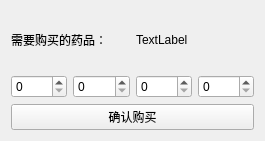
<?xml version="1.0" encoding="UTF-8"?>
<ui version="4.0">
 <class>BuyMedicine</class>
 <widget class="QWidget" name="BuyMedicine">
  <property name="geometry">
   <rect>
    <x>0</x>
    <y>0</y>
    <width>265</width>
    <height>141</height>
   </rect>
  </property>
  <property name="windowTitle">
   <string>进购药品</string>
  </property>
  <layout class="QVBoxLayout" name="verticalLayout">
   <item>
    <layout class="QHBoxLayout" name="horizontalLayout">
     <item>
      <widget class="QLabel" name="label">
       <property name="text">
        <string>需要购买的药品：</string>
       </property>
      </widget>
     </item>
     <item>
      <widget class="QLabel" name="medicineName_LB">
       <property name="text">
        <string>TextLabel</string>
       </property>
      </widget>
     </item>
    </layout>
   </item>
   <item>
    <layout class="QHBoxLayout" name="horizontalLayout_2">
     <item>
      <widget class="QSpinBox" name="num1_SB"/>
     </item>
     <item>
      <widget class="QSpinBox" name="num2_SB"/>
     </item>
     <item>
      <widget class="QSpinBox" name="num3_SB"/>
     </item>
     <item>
      <widget class="QSpinBox" name="num4_SB"/>
     </item>
    </layout>
   </item>
   <item>
    <widget class="QPushButton" name="confirm_BT">
     <property name="text">
      <string>确认购买</string>
     </property>
    </widget>
   </item>
  </layout>
 </widget>
 <resources/>
 <connections/>
</ui>
